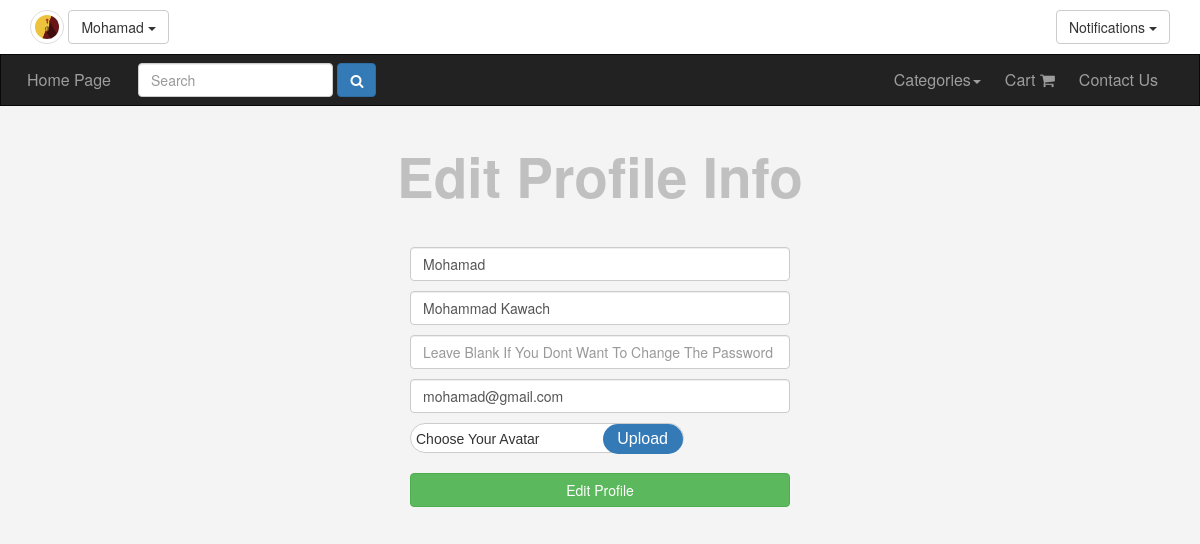
Screenshot of /editProfile.php (signed in) with the database file from the repository.
### tables this page shows
CREATE TABLE `users` (
  `UserID` int(11) NOT NULL COMMENT 'To Identify User',
  `Username` varchar(255) NOT NULL COMMENT 'Username To Login',
  `Password` varchar(255) NOT NULL COMMENT 'Password To Login',
  `Email` varchar(255) NOT NULL,
  `FullName` varchar(255) NOT NULL,
  `GroupID` int(11) NOT NULL DEFAULT 0 COMMENT 'Identify User Group',
  `TrustStatus` int(11) NOT NULL DEFAULT 0 COMMENT 'Seller Rank',
  `RegStatus` int(11) NOT NULL DEFAULT 0 COMMENT 'User Approval',
  `Date` date NOT NULL,
  `avatar` varchar(255) NOT NULL
);

### init.php (called while the page is built, shortened)
<?php
	include 'admin/connect.php';
	$sessionUser = '';
	if (isset($_SESSION['user'])) {
		$sessionUser = $_SESSION['user'];
	}
	$tpl 				= 'includes/templates/';
	$lang 			= 'includes/languages/';
	$css 				= 'layout/css/';
	$avDir 			= 'admin/uploads/avatars/';
	include $lang . 'english.php';
	include $tpl 	. 'header.php';

### includes/languages/english.php (called while the page is built)
<?php
	function lang($phrase) {
		static $lang = array(
			'HOME_ADMIN' 	=> 'Home',
			'CATEGORIES' 	=> 'Categories',
			'ITEMS' 			=> 'Items',
			'MEMBERS' 		=> 'Members',
			'COMMENTS'		=> 'Comments',
			'STATISTICS' 	=> 'Statistics',
			'LOGS' 				=> 'Logs',
			'Home_Page' 	=> 'Home Page',
			'ENGLISH' 		=> 'English',
			'ARABIC' 			=> 'Arabic',
			'LANGUAGES' 	=> 'Languages',
			'' => ''
		);
		return $lang[$phrase];
	}

### editProfile.php (the view, shortened to what this page needs)
<?php
	include 'init.php';
?>
<?php
$userid = isset($_SESSION['uid']) && is_numeric($_SESSION['uid']) ? intval($_SESSION['uid']) : 0;
$stmt = $con->prepare("SELECT * FROM users WHERE UserID = ? LIMIT 1");
$stmt->execute(array($userid));
$row = $stmt->fetch();
$count = $stmt->rowCount();
if ($count > 0) {
?>
<div class="container login-page">
	<h1 class="text-center">Edit Profile Info</h1>
	<form class="Edit" action="<?php echo $_SERVER['PHP_SELF'] ?>" method="POST" enctype="multipart/form-data">
		<div class="input-container">
			<input
				pattern=".{4,}"
				title="Username Must Be Between 4 Chars"
				class="form-control"
				type="text"
				name="username"
				autocomplete="off"
				placeholder="Type your username"
        value="<?php echo $row['Username'] ?>" />
		</div>
		<div class="input-container">
			<input
				pattern=".{4,}"
				title="Fullname Must Be Between 4 Chars"
				class="form-control"
				type="text"
				name="fullname"
				autocomplete="off"
				placeholder="Type your full name"
        value="<?php echo $row['FullName'] ?>" />
		</div>
		<div class="input-container">
			<input
				minlength="4"
				class="form-control"
				type="password"
				name="password"
				autocomplete="new-password"
				placeholder="Leave Blank If You Dont Want To Change The Password" />
		</div>
		<div class="input-container">
			<input
				class="form-control"
				type="email"
				name="email"
				placeholder="Type a Valid email"
        value="<?php echo $row['Email'] ?>" />
		</div>
    <div>
			<div class="custom-file custom-file2 input-container">
				<span>Choose Your Avatar</span>
			</div>
		</div>
		<input class="btn btn-success btn-block" name="signup" type="submit" value="Edit Profile" />
	</form>
</div>
<?php
}
?>
<?php
	include $tpl . 'footer.php';
?>

### includes/templates/header.php (shortened to what this page needs)
<!DOCTYPE html>
<html>
	<head>
		<link rel="stylesheet" href="<?php echo $css ?>bootstrap.min.css" />
		<link rel="stylesheet" href="<?php echo $css ?>font-awesome.min.css" />
		<link rel="stylesheet" href="<?php echo $css ?>jquery-ui.css" />
		<link rel="stylesheet" href="<?php echo $css ?>jquery.selectBoxIt.css" />
		<link rel="stylesheet" href="<?php echo $css ?>front.css" />
	</head>
	<body>
	<div class="upper-bar">
		<div class="container">
			<?php
				if (isset($_SESSION['user'])) {
					$stmt = $con->prepare("SELECT Username, avatar FROM users WHERE Username = ?");
					$stmt->execute(Array($sessionUser));
					$all = $stmt->fetchAll();
					?>
				<?php if (!empty($all)) {
					foreach($all as $a){ ?>
						<?php if (!empty($a['avatar'])) {  ?>
							<img class="my-image img-thumbnail img-circle" src="<?php echo $avDir . $a['avatar']; ?>" alt="" />
						<?php } else { ?>
							<img class="my-image img-thumbnail img-circle" src="img.png" alt="" />
						<?php } ?>
					<?php } ?>
				<?php } ?>
				<div class="btn-group my-info">
					<span class="btn btn-default dropdown-toggle" data-toggle="dropdown">
						<?php echo $sessionUser; ?>
						<span class="caret"></span>
					</span>
				</div>
				<div class="btn-group my-notifications pull-right">
					<span class="btn btn-default btn-notifications dropdown-toggle" data-toggle="dropdown">
						Notifications
						<span class="caret"></span>
					</span>
				</div>
				<?php
				} else {
			?>
			<a  class="btn btn-default pull-right" href="login.php">
				<span>Login / Signup</span>
			</a>
			<?php } ?>
		</div>
	</div>
	<nav class="navbar navbar-inverse">
		<div class="container">
			<div class="navbar-header">
				<a class="navbar-brand" href="index.php"><?php echo lang('Home_Page'); ?></a>
					<form class="navbar-form navbar-left" action="searchPage.php" method="POST">
						<div class="form-group">
							<input type="text" name="searchInput" class="form-control" placeholder="Search" />
						</div>
						<button  class="btn btn-primary">
							<i class="fa fa-search" aria-hidden="true"></i>
						</button>
					</form>
			</div>
			<div class="collapse navbar-collapse" id="app-nav">
				<ul class="nav navbar-nav navbar-right">
					<li class="dropdown">
						<a href="#" class="dropdown-toggle" data-toggle="dropdown" role="button" aria-haspopup="true" aria-expanded="false"><?php echo lang('CATEGORIES'); ?><span class="caret"></span></a>
					</li>
					<li><a href="cart.php">Cart <i class="fa fa-shopping-cart" aria-hidden="true"></i></a></li>
					<li><a href="contactUs.php" ><?php echo 'Contact Us'; ?></a></li>
				</ul>
			</div>
		</div>
	</nav>

### layout/css/front.css (style rules this page uses)
body { background-color: #f4f4f4; font-size: 16px; position: relative; }
h1 { font-size: 55px; margin: 40px 0; font-weight: bold; color: #666; }
.input-container { position: relative; }
.custom-file { background-color: #ffffff; border: 1px solid #ccc; height: 30px; position: relative; z-index: 1; margin-bottom: 20px; border-radius: 20px; width: 72%; }
.custom-file > span { font-family: Tahoma, Arial; width: 80%; font-size: 14px; padding: 5px 0 0 5px; display: block; }
.custom-file:after { content: "Upload"; background-color: #337ab7; border-radius: 20px; color: #fff; width: 80px; height: 30px; position: absolute; top: 0; right: 0px; line-height: 29px; text-align: center; font-family: Tahoma, Arial; }
.navbar { border-radius: 0; margin-bottom: 0; }
.nav > li > a, .navbar-brand { padding: 15px 12px; }
.navbar-brand { font-size: 1em; }
.form-control { position: relative; }
.upper-bar { padding: 10px; background-color: #fff; }
.my-notifications { cursor: pointer; }
.my-image { width: 34px; height: 34px; }
.login-page form, .the-errors { max-width: 380px; margin: auto; }
.login-page form input { margin-bottom: 10px; }
.login-page h1 { color: #c0c0c0; }

### rows the page displays
users: avatar (picture), username "Mohamad", fullname "Mohammad Kawach", email "mohamad@gmail.com"

### other values shown
$sessionUser "Mohamad"
lang('Home_Page') "Home Page"
lang('CATEGORIES') "Categories"
